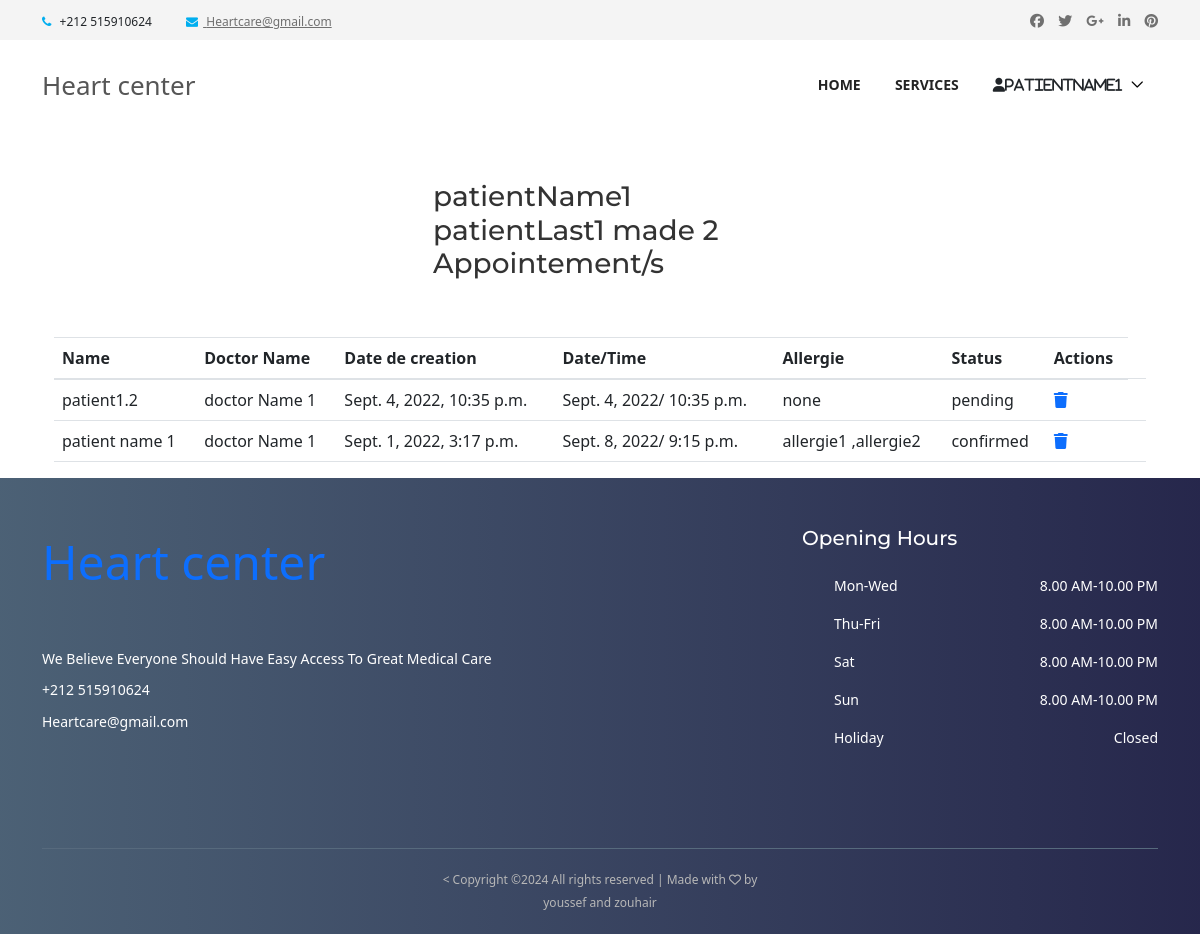
Screenshot of /MyAppointement/ (signed in) with the database file from the repository.
### accounts/models.py (models this page shows, shortened)
class User(AbstractUser):
    username = None
    first_name = models.CharField(max_length=150, blank=True)
    last_name = models.CharField(max_length=150, blank=True)
    role = models.CharField(max_length=12, error_messages={
        'required': "Role must be provided"
    })
    gender = models.CharField(max_length=10, blank=True, null=True, default="")
    email = models.EmailField(unique=True, blank=False,
                              error_messages={
                                  'unique': "A user with that email already exists.",
                              })
    phone_number = models.CharField(unique=True, blank=True, null=True, max_length=10,
                                    error_messages={
                                        'unique': "A user with that phone number already exists.",
                                    })
    USERNAME_FIELD = "email"
    REQUIRED_FIELDS = []
    objects = UserManager()

### appointment/models.py (models this page shows, shortened)
class TakeAppointment(models.Model):
    user = models.ForeignKey(User, on_delete=models.CASCADE)
    doctor = models.ForeignKey(Doctor, on_delete=models.CASCADE)
    full_name = models.CharField(max_length=100)
    allergie = models.TextField(default="none")
    phone_number = models.CharField(max_length=10)
    date = models.DateField(null=True)
    time = models.TimeField(null=True)
    status = models.CharField(max_length=15, choices=status_CHOICES, default='pending')
    created_at = models.DateTimeField(default=timezone.now)
    analyse = models.FileField(upload_to='uploadedimages/analyse', null=True, blank=True)

class Doctor(models.Model):
    user = models.ForeignKey(User, on_delete=models.CASCADE)
    full_name = models.CharField(max_length=100)
    image = models.ImageField(upload_to='uploadedimages/doctorimage',null=True)
    start_time = models.CharField(max_length=10,null=True)
    end_time = models.CharField(max_length=10,null=True)
    created_at = models.DateTimeField(default=timezone.now)
    def __str__(self):
        return self.full_name

### appointment/views.py (the view)
# urls.py: path('MyAppointement/', MyAppointement.as_view(), name='my-appointement'),
class MyAppointement(ListView):
    model = TakeAppointment
    context_object_name = 'rdv'
    template_name = 'appointment/my_appointement.html'
    def get_queryset(self):
        return self.model.objects.filter(user_id=self.request.user.id).order_by('-id')

### templates/appointment/my_appointement.html (shortened to what this page needs)
{% extends 'base.html' %}
{% load static %}
{% block content %}
    <div class="container">
        <section class="dentist-area section-padding-50-0">
            <div class="container" style="align-items: center; justify-content: center;display: flex;">
                <div class="col-12 col-sm-6 col-md-4">
                    <h3 style="align-items: center;justify-content: center;display: flex"> {{ request.user.first_name }} {{ request.user.last_name }}
                        made {{ rdv.count }}
                        Appointement/s</h3>
                </div>
            </div>
        </section>
        <section class="dentist-area section-padding-30-0">
            <div class="container">
                <table class="table">
                    <thead>
                    <tr>
                        <th scope="col">Name</th>
                        <th scope="col">Doctor Name</th>
                        <th scope="col">Date de creation</th>
                        <th scope="col">Date/Time</th>
                        <th scope="col">Allergie</th>
                        <th scope="col">Status</th>
                        <th scope="col">Actions</th>
                    </tr>
                    </thead>
                    <tbody>
                    {% for rdv in rdv %}
                        <tr>
                            <td>{{ rdv.full_name }}</td>
                            <td>{{ rdv.doctor }}</td>
                            <td> {{ rdv.created_at }}</td>
                            <td> {{ rdv.date }}/ {{ rdv.time }}</td>
                            <td> {{ rdv.allergie }}</td>
                            <td id="status"> {{ rdv.status }}</td>
                            <td>
                                <a href="{% url 'appointment:delete-appointment' rdv.id %}">
                                    <i class="fa-solid fa-trash"></i>
                                </a>
                            </td>
                            <td></td>
                        </tr>
                    {% endfor %}
                    </tbody>
                </table>
            </div>
        </section>
    </div>
{% endblock %}

### templates/nav.html (shortened to what this page needs)
{% load static %}
<header class="header-area">
    <div class="top-header-area">
        <div class="container h-100">
            <div class="row h-100 align-items-center">
                <div class="col-6 col-md-9 col-lg-8">
                    <div class="top-header-content">
                        <a data-toggle="tooltip" data-placement="bottom" title="+212 515910624"><i
                                class="fa fa-phone"></i> <span>+212 515910624</span></a>
                        <a href="mailto:Heartcare@gmail.com" data-toggle="tooltip" data-placement="bottom"
                           title="Heartcare@gmail.com"><i
                                class="fa fa-envelope"></i> <span>Heartcare@gmail.com</span></a>
                    </div>
                </div>
                <div class="col-6 col-md-3 col-lg-4">
                    <div class="top-header-social-info text-right">
                        <a href="#" data-toggle="tooltip" data-placement="bottom" title="Facebook"><i
                                class="fa fa-facebook"></i></a>
                        <a href="#" data-toggle="tooltip" data-placement="bottom" title="Twitter"><i
                                class="fa fa-twitter"></i></a>
                        <a href="#" data-toggle="tooltip" data-placement="bottom" title="Google Plus"><i
                                class="fa fa-google-plus"></i></a>
                        <a href="#" data-toggle="tooltip" data-placement="bottom" title="Linkedin"><i
                                class="fa fa-linkedin"></i></a>
                        <a href="#" data-toggle="tooltip" data-placement="bottom" title="Pinterest"><i
                                class="fa fa-pinterest"></i></a>
                    </div>
                </div>
            </div>
        </div>
    </div>
    <div class="main-header-area">
        <div class="classy-nav-container breakpoint-off">
            <div class="container">
                <nav class="classy-navbar justify-content-between" id="cardioNav">
                    <a class="nav-brand" href="{% url 'appointment:home' %}">Heart center
                    </a>
                    <div class="classy-menu">
                        <div class="classynav">
                            <ul id="nav">
                                <li><a href="{% url 'appointment:home' %}">Home</a></li>
                                <li><a href="{% url 'doctor_website:service' %}">Services</a></li>
                                {% if request.user.is_authenticated and request.user.role == 'doctor' %}
                                    <li>
                                        <a >
                                            <i class="fa-solid fa-user">{{ request.user.first_name }}</i>
                                        </a>
                                        <ul class="dropdown">
                                            <li><a href="{% url 'appointment:doctor-appointment-create' %}">ADD
                                                APPOINTEMENT</a></li>
                                            <li><a href="{% url 'appointment:doctor-appointment' %}"> APPOINTMENTS</a>
                                            </li>
                                            <li><a href="{% url 'accounts:doctor-profile-update' %}"> EDIT PROFILE</a>
                                            </li>
                                            <li><a href="{% url 'appointment:patient-list' %}"> PATIENTS</a></li>
                                            <li><a href="{% url 'accounts:logout' %}"> LOGOUT</a></li>
                                        </ul>
                                    </li>
                                {% elif request.user.is_authenticated and request.user.role == 'patient' %}
                                    <li>
                                        <a>
                                            <i class="fa-solid fa-user">{{ request.user.first_name }}</i>
                                        </a>
                                    </li>
                                {% endif %}
                            </ul>
                        </div>
                    </div>
                </nav>
            </div>
        </div>
    </div>
</header>

### static/style.css (style rules this page uses)
* { margin: 0; padding: 0; }
body { font-family: "Montserrat", sans-serif; font-weight: 400; font-size: 14px; min-height: 100vh; }
h1, h2, h3, h4, h5, h6 { font-family: "Montserrat", sans-serif; color: #333333; line-height: 1.4; font-weight: 600; }
a, a:active, a:focus, a:hover { color: #333333; text-decoration: none; -webkit-transition-duration: 500ms; -o-transition-duration: 500ms; transition-duration: 500ms; outline: none; }
li { list-style: none; }
ul { margin: 0; padding: 0; }
ul li { margin: 0; padding: 0; }
.section-padding-50-0 { padding-top: 50px; padding-bottom: 0; }
.header-area { position: relative; z-index: 599; width: 100%; -webkit-transition-duration: 500ms; -o-transition-duration: 500ms; transition-duration: 500ms; }
.top-header-area { position: relative; z-index: 1; height: 40px; background-color: #f4f4f4; }
.top-header-area .top-header-content a { display: inline-block; font-size: 12px; color: #707070; }
.top-header-area .top-header-content a i { color: #00aeef; margin-right: 5px; }
.top-header-area .top-header-content a:last-child { margin-left: 30px; }
.top-header-area .top-header-social-info a { color: #707070; display: inline-block; font-size: 14px; margin-left: 10px; }
.classy-nav-container { background-color: transparent; }
.classy-nav-container .classy-navbar { height: 90px; padding: 0; }
.classynav> ul { margin-bottom: 0; }
.classy-nav-container .classy-navbar .classynav ul li a { padding: 0 15px; font-weight: 600; font-size: 14px; text-transform: uppercase; }

### static/css/default-assets/classy-nav.css (style rules this page uses)
body { font-family: "Roboto", sans-serif; }
ul { margin: 0; }
ul li { list-style: none; }
.classy-nav-container { position: relative; z-index: 100; background-color: #ffffff; }
.classy-nav-container * { box-sizing: border-box; }
.classy-nav-container a { -webkit-transition-duration: 500ms; transition-duration: 500ms; text-decoration: none; outline: none; font-size: 14px; font-weight: 400; color: #232323; display: inline-block; }
.justify-content-between { -webkit-box-pack: justify; -ms-flex-pack: justify; justify-content: space-between; }
.classy-navbar { width: 100%; height: 70px; padding: 0.5em 2em; display: -webkit-box; display: -ms-flexbox; display: flex; -webkit-box-align: center; -ms-flex-align: center; -ms-grid-row-align: center; align-items: center; }
.classy-navbar .nav-brand { font-size: 26px; font-weight: 500; color: #565656; display: inline-block; margin-right: 30px; }
.classynav ul li { display: inline-block; clear: both; position: inherit; z-index: 10; }
.classynav ul li.cn-dropdown-item { position: relative; z-index: 10; }
.classynav ul li a { padding: 0 12px; display: block; height: 35px; font-size: 14px; line-height: 34px; }
.classynav ul li.megamenu-item>a:after, .classynav ul li.has-down>a:after { font-family: 'classyfonts'; content: "\e900"; font-size: 12px; color: #000000; padding-left: 5px; -webkit-transition-duration: 500ms; transition-duration: 500ms; }
.breakpoint-off .classynav { display: -webkit-box; display: -ms-flexbox; display: flex; -webkit-box-align: center; -ms-flex-align: center; -ms-grid-row-align: center; align-items: center; }

### rows the page displays
User: user.first_name "PATIENTNAME1", user.first_name "patientName1", user.last_name "patientLast1"
TakeAppointment: full_name "patient1.2", doctor "doctor Name 1", created_at "Sept. 4, 2022, 10:35 p.m.", date "Sept. 4, 2022", time "10:35 p.m.", allergie "none", status "pending"
TakeAppointment: full_name "patient name 1", doctor "doctor Name 1", created_at "Sept. 1, 2022, 3:17 p.m.", date "Sept. 8, 2022", time "9:15 p.m.", allergie "allergie1 ,allergie2", status "confirmed"

### other values shown
{{ rdv.count }} "2"
